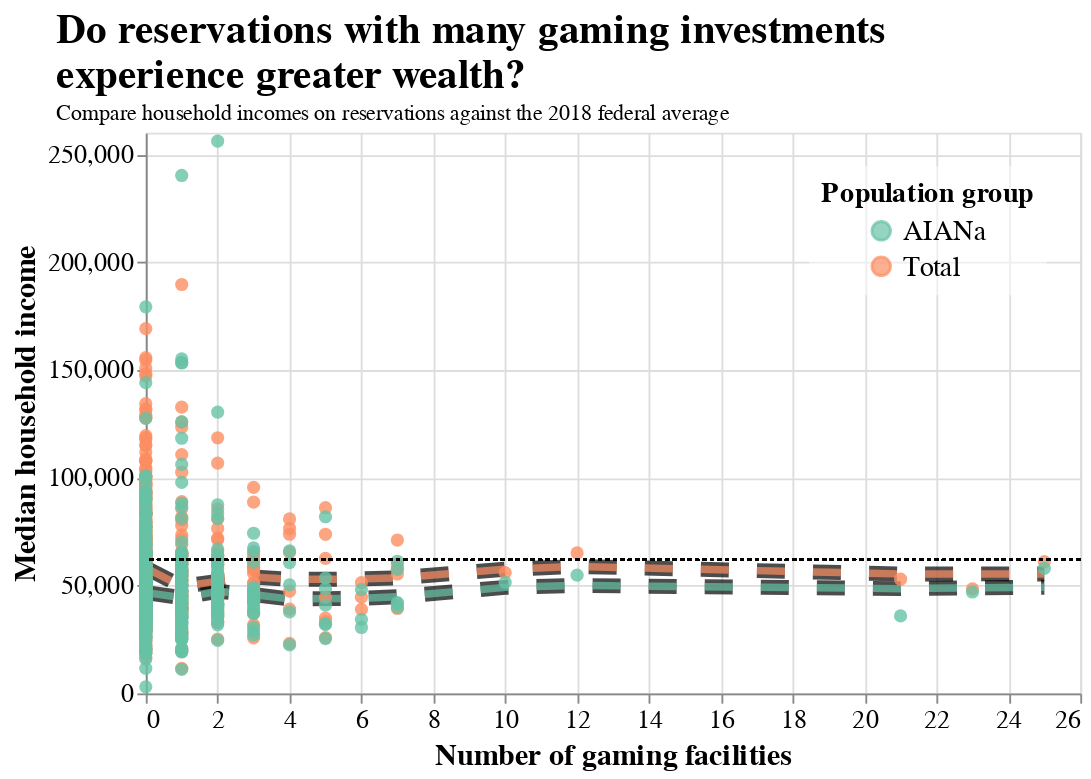

The notebook cell this image was saved under:
### Code cell
scatter_income_pop = (
    alt.Chart(data_income_pop_long)
    .mark_point(filled=True, size=50, opacity=0.8)
    .encode(
        x=alt.X('is_facility').title('Number of gaming facilities'),
        y=alt.Y('hinc_value').title('Median household income'),
        color=alt.Color('hinc_type').scale(
            scheme='set2'
            ).title(
                'Population group'
            ).legend(
                alt.Legend(fillColor='rgba(255, 255, 255, 0.5)', 
                           cornerRadius=5,
                           padding=7)
            )
    )
)

loess_opacity = 0.7
loess_outline_income_pop = (
    alt.Chart(data_income_pop_long)
    .transform_loess('is_facility', 'hinc_value', groupby=['hinc_type'])
    .mark_line(
        color='black',
        strokeWidth=8,
        strokeDash=[15,15],
        opacity=loess_opacity
    )
    .encode(
        x='is_facility',
        y='hinc_value',
        detail='hinc_type'
    )
)
loess_income_pop = scatter_income_pop.transform_loess('is_facility', 'hinc_value', groupby=['hinc_type']).mark_line(
        strokeWidth=4,
        strokeDash=[15,15],
        opacity=loess_opacity
)

# Federal median household income in 2018
datum_income_pop = alt.Chart().mark_rule(color='black', strokeDash=[2,2]).encode(
    y=alt.datum(61937)
)

# chart_income_pop = scatter_income_pop + loess_outline + loess_colored
chart_income_pop = loess_outline_income_pop + loess_income_pop + scatter_income_pop + datum_income_pop

chart_income_pop.resolve_scale(color='shared').properties(
    height=300,
    width=500,
    title=alt.Title(['Do reservations with many gaming investments', 'experience greater wealth?'],
                    anchor='start',
                    subtitle='Compare household incomes on reservations against the 2018 federal average',
                    # align='center',
                    fontSize=22,
                    dx=25)
).configure(
    font='Agency FB',
).configure_axis(
    labelFontSize=14,
    titleFontSize=16,
).configure_legend(
    titleFontSize=15,
    labelFontSize=15,
    titleAnchor='middle',
    titleAlign='center',
    orient='top-right'
)

### Figure 1 — Vega-Lite specification as saved in the notebook (floating-point values rounded to 4 significant figures; data arrays with more than 128 entries replaced by an {"elided": "..."} marker saying what was removed)
{"config": {"view": {"continuousWidth": 300, "continuousHeight": 300}, "axis": {"labelFontSize": 14, "titleFontSize": 16}, "font": "Agency FB", "legend": {"labelFontSize": 15, "orient": "top-right", "titleAlign": "center", "titleAnchor": "middle", "titleFontSize": 15}}, "layer": [{"mark": {"type": "line", "color": "black", "opacity": 0.7, "strokeDash": [15, 15], "strokeWidth": 8}, "encoding": {"detail": {"field": "hinc_type", "type": "nominal"}, "x": {"field": "is_facility", "type": "quantitative"}, "y": {"field": "hinc_value", "type": "quantitative"}}, "transform": [{"loess": "hinc_value", "on": "is_facility", "groupby": ["hinc_type"]}]}, {"mark": {"type": "line", "opacity": 0.7, "strokeDash": [15, 15], "strokeWidth": 4}, "encoding": {"color": {"field": "hinc_type", "legend": {"cornerRadius": 5, "fillColor": "rgba(255, 255, 255, 0.5)", "padding": 7}, "scale": {"scheme": "set2"}, "title": "Population group", "type": "nominal"}, "x": {"field": "is_facility", "title": "Number of gaming facilities", "type": "quantitative"}, "y": {"field": "hinc_value", "title": "Median household income", "type": "quantitative"}}, "transform": [{"loess": "hinc_value", "on": "is_facility", "groupby": ["hinc_type"]}]}, {"mark": {"type": "point", "filled": true, "opacity": 0.8, "size": 50}, "encoding": {"color": {"field": "hinc_type", "legend": {"cornerRadius": 5, "fillColor": "rgba(255, 255, 255, 0.5)", "padding": 7}, "scale": {"scheme": "set2"}, "title": "Population group", "type": "nominal"}, "x": {"field": "is_facility", "title": "Number of gaming facilities", "type": "quantitative"}, "y": {"field": "hinc_value", "title": "Median household income", "type": "quantitative"}}}, {"mark": {"type": "rule", "color": "black", "strokeDash": [2, 2]}, "encoding": {"y": {"datum": 61937}}}], "data": {"name": "data-809e29380755f23706bd2ed960983bc0"}, "height": 300, "resolve": {"scale": {"color": "shared"}}, "title": {"text": ["Do reservations with many gaming investments", "experience greater wealth?"], "anchor": "start", "dx": 25, "fontSize": 22, "subtitle": "Compare household incomes on reservations against the 2018 federal average"}, "width": 500, "$schema": "https://vega.github.io/schema/vega-lite/v5.20.1.json", "datasets": {"data-809e29380755f23706bd2ed960983bc0": {"elided": "1508 records"}}}
